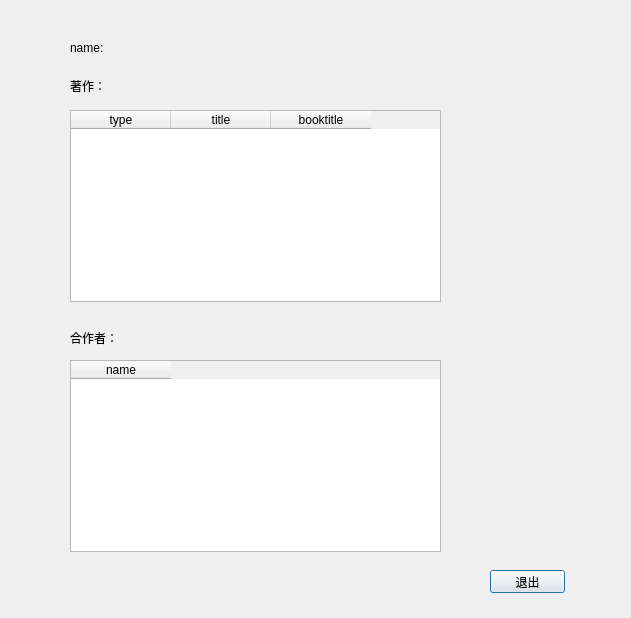
<?xml version="1.0" encoding="UTF-8"?>
<ui version="4.0">
 <class>D_author</class>
 <widget class="QDialog" name="D_author">
  <property name="geometry">
   <rect>
    <x>0</x>
    <y>0</y>
    <width>631</width>
    <height>618</height>
   </rect>
  </property>
  <property name="windowTitle">
   <string>作者详情</string>
  </property>
  <widget class="QLabel" name="label">
   <property name="geometry">
    <rect>
     <x>70</x>
     <y>40</y>
     <width>54</width>
     <height>16</height>
    </rect>
   </property>
   <property name="text">
    <string>name:</string>
   </property>
  </widget>
  <widget class="QLabel" name="label_2">
   <property name="geometry">
    <rect>
     <x>170</x>
     <y>50</y>
     <width>54</width>
     <height>12</height>
    </rect>
   </property>
   <property name="text">
    <string/>
   </property>
  </widget>
  <widget class="QLabel" name="label_3">
   <property name="geometry">
    <rect>
     <x>70</x>
     <y>330</y>
     <width>54</width>
     <height>16</height>
    </rect>
   </property>
   <property name="text">
    <string>合作者：</string>
   </property>
  </widget>
  <widget class="QLabel" name="label_4">
   <property name="geometry">
    <rect>
     <x>70</x>
     <y>80</y>
     <width>54</width>
     <height>12</height>
    </rect>
   </property>
   <property name="text">
    <string>著作：</string>
   </property>
  </widget>
  <widget class="QLabel" name="l_name">
   <property name="geometry">
    <rect>
     <x>130</x>
     <y>40</y>
     <width>381</width>
     <height>21</height>
    </rect>
   </property>
   <property name="text">
    <string/>
   </property>
   <property name="textInteractionFlags">
    <set>Qt::LinksAccessibleByMouse|Qt::TextSelectableByMouse</set>
   </property>
  </widget>
  <widget class="QTableWidget" name="tw_essay">
   <property name="geometry">
    <rect>
     <x>70</x>
     <y>110</y>
     <width>371</width>
     <height>192</height>
    </rect>
   </property>
   <column>
    <property name="text">
     <string>type</string>
    </property>
   </column>
   <column>
    <property name="text">
     <string>title</string>
    </property>
   </column>
   <column>
    <property name="text">
     <string>booktitle</string>
    </property>
   </column>
  </widget>
  <widget class="QTableWidget" name="tw_partner">
   <property name="geometry">
    <rect>
     <x>70</x>
     <y>360</y>
     <width>371</width>
     <height>192</height>
    </rect>
   </property>
   <column>
    <property name="text">
     <string>name</string>
    </property>
   </column>
  </widget>
  <widget class="QPushButton" name="b1">
   <property name="geometry">
    <rect>
     <x>490</x>
     <y>570</y>
     <width>75</width>
     <height>23</height>
    </rect>
   </property>
   <property name="text">
    <string>退出</string>
   </property>
  </widget>
 </widget>
 <resources/>
 <connections/>
</ui>
